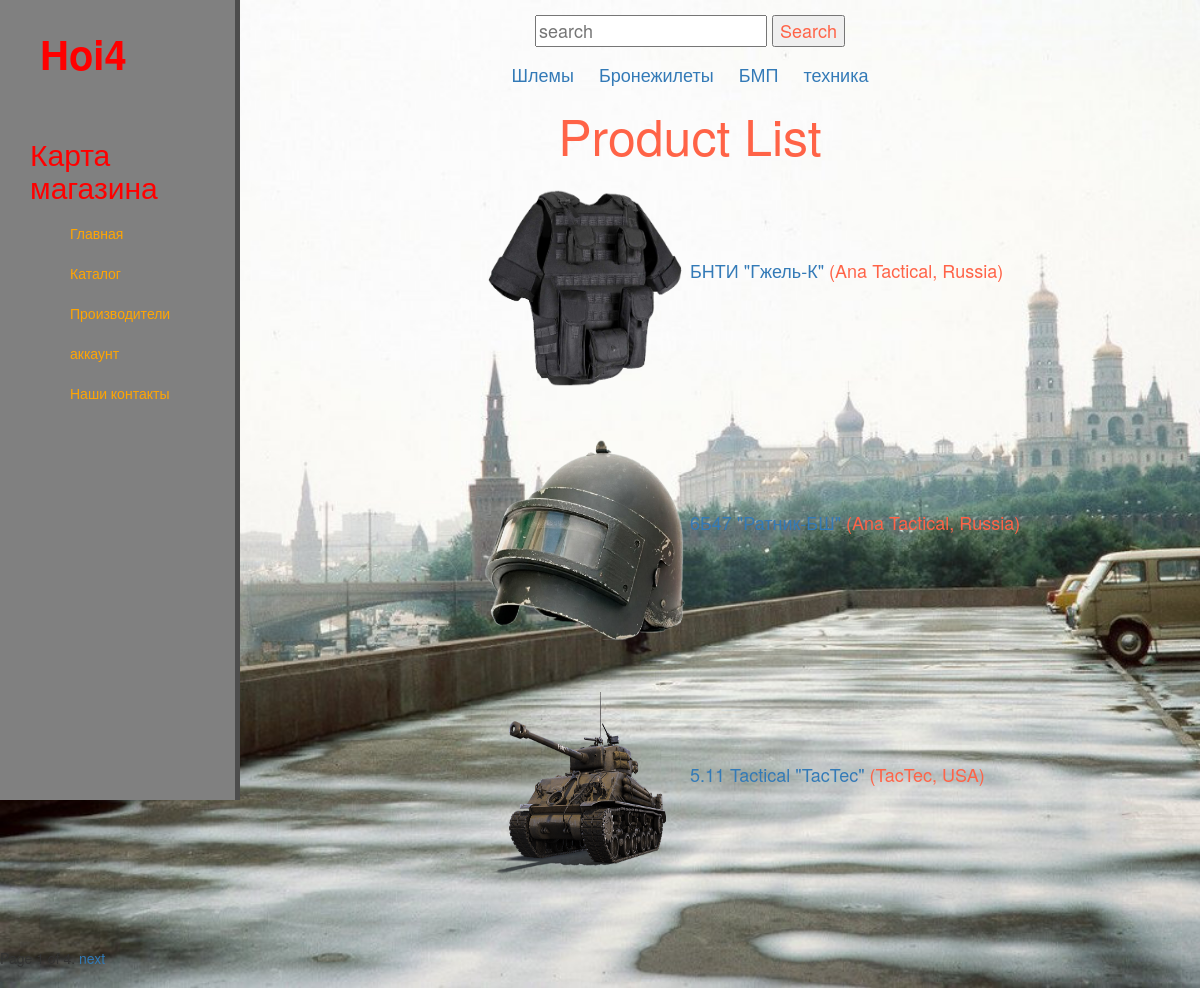
Screenshot of /products/ with the database file from the repository.
### catalog/models.py (models this page shows, shortened)
class Product(models.Model):
    id = models.AutoField(primary_key=True)
    title = models.CharField(max_length=200)
    manufacturer = models.ForeignKey('Manufacturer', on_delete=models.SET_NULL, null=True)
    summary = models.TextField(max_length=1000, help_text="Enter a brief description of the book")
    type = models.ForeignKey(TypeThing, on_delete=models.SET_NULL, null=True, help_text="Select a genre for this book")
    image = models.ImageField(upload_to='images')
    price = models.IntegerField(help_text='Enter the price', null=True)
    order_count = models.IntegerField(default=0)
    view_count = models.IntegerField(default=0)
    def get_absolute_url(self):
        return reverse('product-detail', args=[str(self.id)])

class Manufacturer(models.Model):
    name = models.CharField(max_length=100)
    country = models.CharField(max_length=100)
    def __str__(self):
        return '%s, %s' % (self.name, self.country)

### catalog/views.py (the view)
# urls.py: re_path(r'^products/$', views.ProductListView.as_view(), name='product'),
class ProductListView(generic.ListView):
    model = Product
    paginate_by = 3

### catalog/templates/catalog/product_list.html
{% extends "base_generic.html" %}
{% block content %}
<div class="pls">
    <form action="{% url 'search' %}" method="get" style="margin-top: 15px">
        <input type="text" name="search_input" placeholder="search">
        <button type="submit">Search</button>
    </form>
    <div style="margin-top: 15px">
        <a href="/products/filterhelmet/" style="padding: 10px">Шлемы</a>
        <a href="/products/filterarmor/" style="padding: 10px">Бронежилеты</a>
        <a href="/products/filterwear/" style="padding: 10px">БМП</a>
        <a href="/products/filterarmorwear/" style="padding: 10px">техника</a>
    </div>
    <h1>Product List</h1>
    {% if product_list %}
        {% for product in product_list %}
            <div class="alert alert-primary product_block">
                <div class="img_div">
                    <img src="{{ product.image.url }}" alt="connect" style="height:200px; width: 200px; margin-right: 5px">
                </div>
                <div class="near_img_text">
                    <a href="{{ product.get_absolute_url }}">{{ product.title }}</a> ({{product.manufacturer}})
                </div>
            </div>
        {% endfor %}
    {% endif %}
</div>
{% endblock %}

### catalog/templates/base_generic.html (shortened to what this page needs)
<!DOCTYPE html>
<html lang="en">
<head>
  <link rel="stylesheet" href="https://maxcdn.bootstrapcdn.com/bootstrap/3.3.7/css/bootstrap.min.css">
  {% load static %}
  <link rel="stylesheet" href="{% static 'css/style.css' %}">
</head>
<body>
    <aside>
        <span class="logo">Hoi4</span>
        <h3>Карта магазина</h3>
        <ul>
            <a href="{% url 'index' %}"><li>Главная</li></a>
            <a href="{% url 'product' %}"><li>Каталог</li></a>
            <a href="{% url 'manufacturer' %}"><li>Производители</li></a>
            <a href="{% url 'welcome' %}"><li>аккаунт</li></a>
            <a href="{% url 'contacts' %}"><li>Наши контакты</li></a>
        </ul>
    </aside>
    <main>
        {% block content %}
        {% endblock %}
        {% block pagination %}
          {% if is_paginated %}
              <div class="pagination">
                  <span class="page-links">
                      <span class="page-current">
                          Page {{ page_obj.number }} of {{ page_obj.paginator.num_pages }}.
                      </span>
                      {% if page_obj.has_next %}
                          <a href="{{ request.path }}?page={{ page_obj.next_page_number }}">next</a>
                      {% endif %}
                  </span>
              </div>
          {% endif %}
        {% endblock %}
    </main>
</body>
</html>

### catalog/static/css/style.css (style rules this page uses)
aside { float: left; background: gray; width: 20%; padding: 2.5%; height: 100vh; color: red; border-right: 5px solid #4d4d4d; }
body { background-image: url(image/bk.jpg); background-size: no-repeat; background-size: cover; }
aside .logo { font-size: 40px; margin-left: 10px; font-weight: bold; position: relative; top:-5px; }
aside h3 { margin-top: 50px; font-size: 30px; }
aside ul { list-style:none; text-decoration: none; }
aside ul li { color: orange; display: block; margin-top: 20px; transition: transform .6s ease; }
aside ul a { text-decoration: none; }
main .pls { float: left; color: rgb(255, 99, 71); font-size: 18px; text-align: center; width: 75%; }
main .pls h1 { font-size: 50px; }
.product_block { display: flex; }
.img_div { flex-basis: 50%; text-align: right; }
.near_img_text { flex-basis: 50%; text-align: left; margin-top: 70px; }

### rows the page displays
Product: image (picture), title "БНТИ \"Гжель-К\"", manufacturer "Ana Tactical, Russia"
Product: image (picture), title "6Б47 \"Ратник-БШ\"", manufacturer "Ana Tactical, Russia"
Product: image (picture), title "5.11 Tactical \"TacTec\"", manufacturer "TacTec, USA"

### other values shown
{{ page_obj.number }} "1"
{{ page_obj.paginator.num_pages }} "4"
